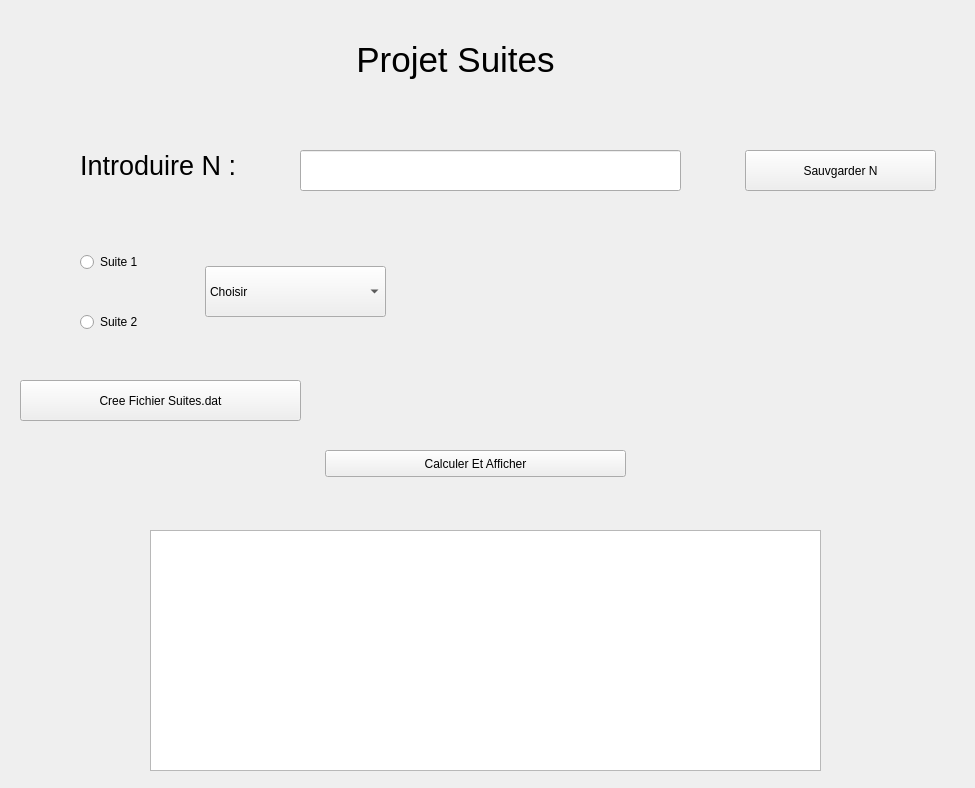
<?xml version="1.0" encoding="UTF-8"?>
<ui version="4.0">
 <class>Form</class>
 <widget class="QWidget" name="Form">
  <property name="geometry">
   <rect>
    <x>0</x>
    <y>0</y>
    <width>975</width>
    <height>788</height>
   </rect>
  </property>
  <property name="windowTitle">
   <string>Form</string>
  </property>
  <widget class="QLabel" name="label">
   <property name="geometry">
    <rect>
     <x>100</x>
     <y>30</y>
     <width>711</width>
     <height>61</height>
    </rect>
   </property>
   <property name="text">
    <string>&lt;html&gt;&lt;head/&gt;&lt;body&gt;&lt;p align=&quot;center&quot;&gt;&lt;span style=&quot; font-size:26pt;&quot;&gt;Projet Suites&lt;/span&gt;&lt;/p&gt;&lt;/body&gt;&lt;/html&gt;</string>
   </property>
  </widget>
  <widget class="QLabel" name="label_2">
   <property name="geometry">
    <rect>
     <x>80</x>
     <y>140</y>
     <width>181</width>
     <height>51</height>
    </rect>
   </property>
   <property name="text">
    <string>&lt;html&gt;&lt;head/&gt;&lt;body&gt;&lt;p&gt;&lt;span style=&quot; font-size:20pt;&quot;&gt;Introduire N :&lt;/span&gt;&lt;/p&gt;&lt;/body&gt;&lt;/html&gt;</string>
   </property>
  </widget>
  <widget class="QLineEdit" name="nn">
   <property name="geometry">
    <rect>
     <x>300</x>
     <y>150</y>
     <width>381</width>
     <height>41</height>
    </rect>
   </property>
  </widget>
  <widget class="QRadioButton" name="s1">
   <property name="geometry">
    <rect>
     <x>80</x>
     <y>250</y>
     <width>110</width>
     <height>24</height>
    </rect>
   </property>
   <property name="text">
    <string>Suite 1</string>
   </property>
  </widget>
  <widget class="QRadioButton" name="s2">
   <property name="geometry">
    <rect>
     <x>80</x>
     <y>310</y>
     <width>110</width>
     <height>24</height>
    </rect>
   </property>
   <property name="text">
    <string>Suite 2</string>
   </property>
  </widget>
  <widget class="QComboBox" name="liste">
   <property name="geometry">
    <rect>
     <x>205</x>
     <y>266</y>
     <width>181</width>
     <height>51</height>
    </rect>
   </property>
   <item>
    <property name="text">
     <string>Choisir</string>
    </property>
   </item>
   <item>
    <property name="text">
     <string>Nieme Terme</string>
    </property>
   </item>
   <item>
    <property name="text">
     <string>Touts les Termes</string>
    </property>
   </item>
  </widget>
  <widget class="QPushButton" name="cree">
   <property name="geometry">
    <rect>
     <x>20</x>
     <y>380</y>
     <width>281</width>
     <height>41</height>
    </rect>
   </property>
   <property name="text">
    <string>Cree Fichier Suites.dat</string>
   </property>
  </widget>
  <widget class="QPushButton" name="afficher">
   <property name="geometry">
    <rect>
     <x>325</x>
     <y>450</y>
     <width>301</width>
     <height>27</height>
    </rect>
   </property>
   <property name="text">
    <string>Calculer Et Afficher</string>
   </property>
  </widget>
  <widget class="QTableWidget" name="table">
   <property name="geometry">
    <rect>
     <x>150</x>
     <y>530</y>
     <width>671</width>
     <height>241</height>
    </rect>
   </property>
  </widget>
  <widget class="QPushButton" name="sauv">
   <property name="geometry">
    <rect>
     <x>745</x>
     <y>150</y>
     <width>191</width>
     <height>41</height>
    </rect>
   </property>
   <property name="text">
    <string>Sauvgarder N</string>
   </property>
  </widget>
 </widget>
 <resources/>
 <connections/>
</ui>
